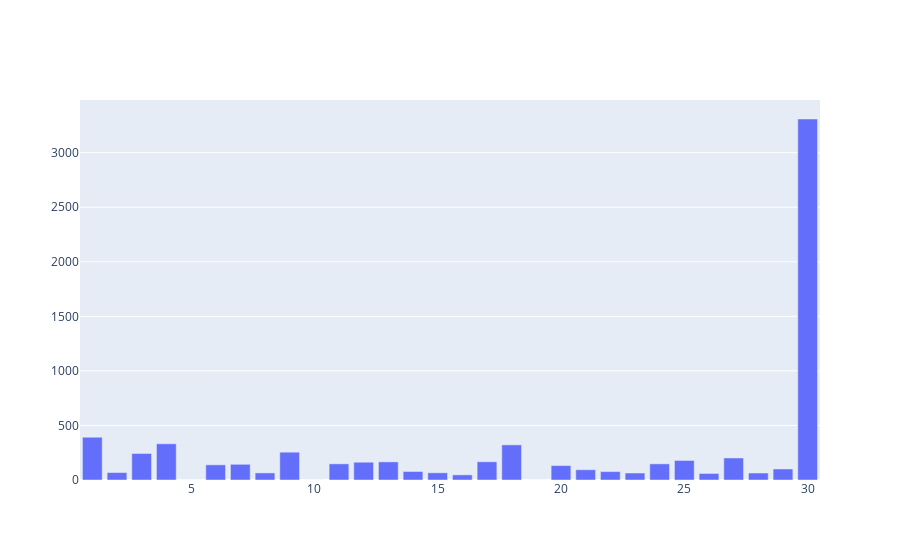

Source (notebook cell):
### Markdown cell above
### Tempo médio que o anúncio ficou na plataforma:

### Code cell
import plotly.graph_objects as go

tempo_x = [i for i in range(1, 31)]
tempo_y = [0 for i in range(len(tempo_x))]

for line in vetor_processed:
    tempo = vetor_processed[line][5]
    tempo_y[tempo -1]+= 1

fig = go.Figure([go.Bar(x=tempo_x, y=tempo_y)])
fig.show()

### Figure 1 — Plotly figure (JSON) as saved in the notebook; plotly's stock layout.template omitted (floating-point values rounded to 4 significant figures)
{"data": [{"type": "bar", "x": [1, 2, 3, 4, 5, 6, 7, 8, 9, 10, 11, 12, 13, 14, 15, 16, 17, 18, 19, 20, 21, 22, 23, 24, 25, 26, 27, 28, 29, 30], "y": [392, 68, 243, 332, 0, 139, 144, 65, 255, 0, 148, 163, 166, 78, 66, 47, 167, 322, 0, 132, 94, 77, 64, 148, 179, 60, 202, 64, 101, 3309]}], "layout": {}}
